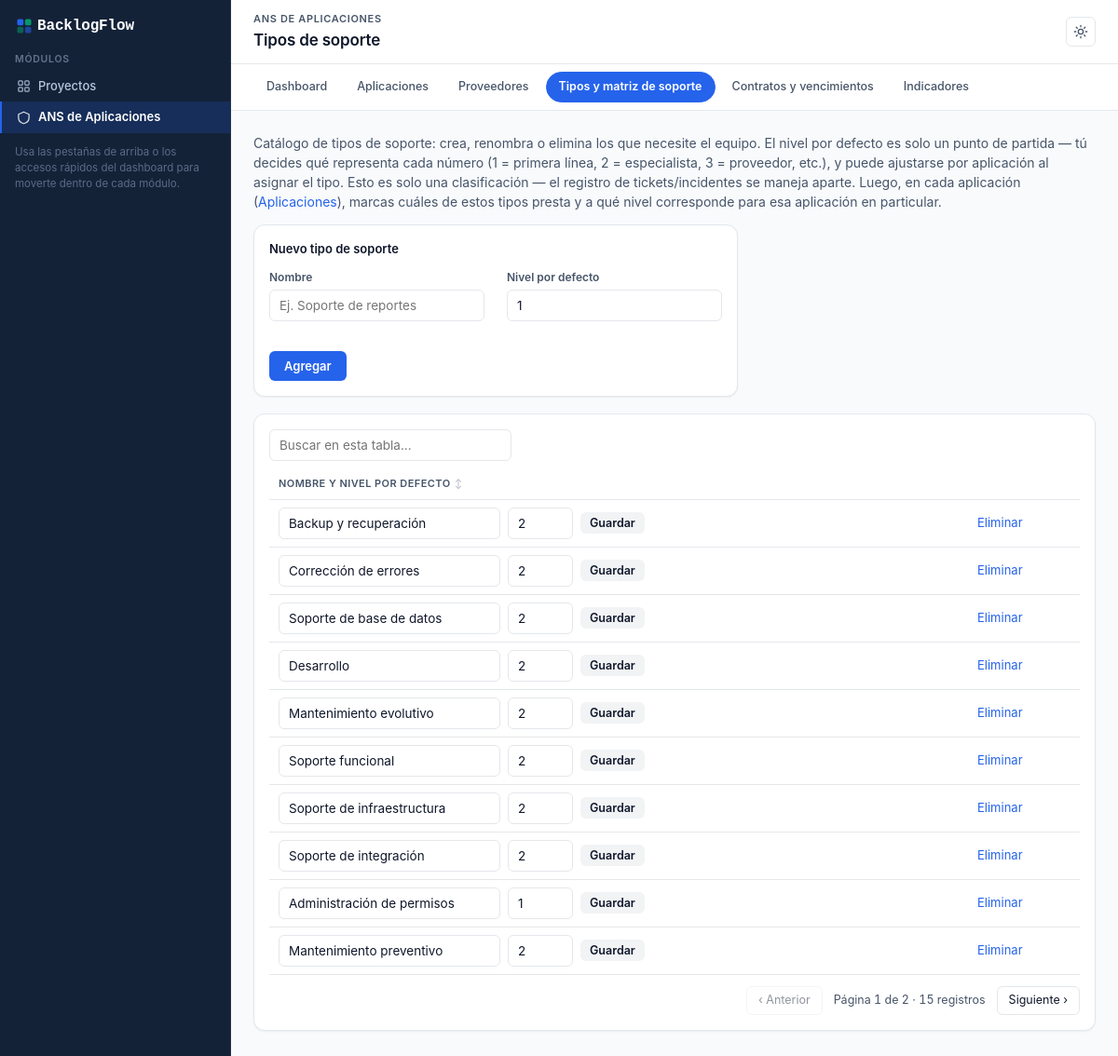
Screenshot of /index.php?r=sla/support-types/index with the database file from the repository.
### tables this page shows
CREATE TABLE cat_support_types (
    id TINYINT UNSIGNED AUTO_INCREMENT PRIMARY KEY,
    code VARCHAR(40) NOT NULL UNIQUE,
    name VARCHAR(120) NOT NULL COMMENT 'Display label — this catalog is user-editable (create/rename/delete), unlike the other cat_* tables',
    level TINYINT UNSIGNED NOT NULL DEFAULT 1 COMMENT 'Free escalation-tier number the team defines (1, 2, 3...), no fixed meaning',
    CONSTRAINT chk_support_type_level CHECK (level >= 1)
);

### app/Core/View.php (called while the page is built, shortened)
<?php
class View
{
    public static function render(string $view, array $data = [], string $module = 'projects'): void
    {
        extract($data, EXTR_SKIP);
        $viewFile = VIEWS_PATH . '/' . $view . '.php';
        require $viewFile;
        require VIEWS_PATH . '/layout/main.php';
    }
}

### app/Core/Controller.php (called while the page is built, shortened)
<?php
abstract class Controller
{
    protected function render(string $view, array $data = []): void
    {
        View::render($view, $data);
    }
}

### app/Controllers/Sla/SupportTypesController.php (called while the page is built, shortened)
<?php
class SupportTypesController extends Controller
{
    public function indexAction(): void
    {
        $this->render('sla/support-types/index', [
            'pageTitle' => 'Tipos de soporte',
            'activeModule' => 'sla-supporttypes',
            'supportTypes' => (new Catalog('cat_support_types'))->all('name ASC'),
        ]);
    }
}

### app/Core/Router.php (called while the page is built, shortened)
<?php
class Router
{
    public function dispatch(string $route, array $params = []): void
    {
        $segments = array_values(array_filter(explode('/', trim($route, '/'))));
        $action = $segments[2] ?? self::DEFAULT_ACTION;
        $id = $segments[3] ?? ($params['id'] ?? null);
        $controller = new $controllerClass();
        $actionMethod = $action . 'Action';
        $controller->$actionMethod($id, $params);
    }
}

### public/index.php (called while the page is built, shortened)
<?php
$route = $_GET['r'] ?? '';
(new Router())->dispatch($route, $_GET);

### app/Core/Model.php (called while the page is built, shortened)
<?php
abstract class Model
{
    protected PDO $db;
    protected string $table;
    public function __construct()
    {
        $this->db = Database::connection();
    }
    public function all(string $orderBy = 'id ASC'): array
    {
        return $this->db->query("SELECT * FROM {$this->table} ORDER BY {$orderBy}")->fetchAll();
    }
}

### app/Models/Catalog.php (called while the page is built, shortened)
<?php
class Catalog extends Model
{
    public function __construct(string $table)
    {
        $this->table = $table;
    }
    public function all(string $orderBy = 'id ASC'): array
    {
        $hasSortOrder = str_contains($this->table, 'statuses') || $this->table === 'cat_priorities' || $this->table === 'cat_criticality_levels';
        $order = $hasSortOrder ? 'sort_order ASC' : 'code ASC';
        return parent::all($order);
    }
}

### app/Views/sla/support-types/index.php (the view, shortened to what this page needs)
<p style="color:var(--color-muted-foreground);margin-top:0;">
    Catálogo de tipos de soporte: crea, renombra o elimina los que necesite el equipo. El nivel por defecto es
    solo un punto de partida — tú decides qué representa cada número (1 = primera línea, 2 = especialista, 3 =
    proveedor, etc.), y puede ajustarse por aplicación al asignar el tipo. Esto es solo una clasificación — el
    registro de tickets/incidentes se maneja aparte.
    Luego, en cada aplicación (<a href="/index.php?r=sla/applications/index">Aplicaciones</a>), marcas cuáles de
    estos tipos presta y a qué nivel corresponde para esa aplicación en particular.
</p>
<div class="card" style="max-width:520px;margin-bottom:18px;">
    <p class="card-title">Nuevo tipo de soporte</p>
    <form method="post" action="/index.php?r=sla/support-types/create" class="form-grid">
        <div class="form-group">
            <label>Nombre</label>
            <input type="text" name="name" required placeholder="Ej. Soporte de reportes">
        </div>
        <div class="form-group">
            <label>Nivel por defecto</label>
            <input type="number" name="level" min="1" step="1" value="1">
        </div>
        <div class="form-actions" style="grid-column:1/-1;">
            <button class="btn" type="submit">Agregar</button>
        </div>
    </form>
</div>
<div class="card">
    <div class="table-scroll"><table>
        <thead><tr><th>Nombre y nivel por defecto</th><th style="width:120px;"></th></tr></thead>
        <tbody>
        <?php foreach ($supportTypes as $st): ?>
            <tr>
                <td>
                    <form method="post" action="/index.php?r=sla/support-types/update/<?= $st['id'] ?>" style="display:flex;gap:8px;align-items:center;">
                        <input type="text" name="name" value="<?= htmlspecialchars($st['name']) ?>" style="max-width:260px;">
                        <input type="number" name="level" min="1" step="1" style="width:70px;" aria-label="Nivel de <?= htmlspecialchars($st['name']) ?>" value="<?= (int) $st['level'] ?>">
                        <button class="btn btn-secondary" type="submit" style="padding:4px 10px;font-size:12.5px;">Guardar</button>
                    </form>
                </td>
                <td><button type="button" class="link-button" data-confirm-delete="/index.php?r=sla/support-types/delete/<?= $st['id'] ?>" data-confirm-message="¿Eliminar el tipo de soporte «<?= htmlspecialchars($st['name']) ?>»?">Eliminar</button></td>
            </tr>
        <?php endforeach; ?>
        </tbody>
    </table></div>
</div>

### rows the page displays
cat_support_types: name "Backup y recuperación", level "2"
cat_support_types: name "Corrección de errores", level "2"
cat_support_types: name "Soporte de base de datos", level "2"
cat_support_types: name "Desarrollo", level "2"
cat_support_types: name "Mantenimiento evolutivo", level "2"
cat_support_types: name "Soporte funcional", level "2"
cat_support_types: name "Soporte de infraestructura", level "2"
cat_support_types: name "Soporte de integración", level "2"
cat_support_types: name "Administración de permisos", level "1"
cat_support_types: name "Mantenimiento preventivo", level "2"

### other values shown
$pageTitle "Tipos de soporte"
$item['label'] "Dashboard"
$item['label'] "Aplicaciones"
$item['label'] "Proveedores"
$item['label'] "Tipos y matriz de soporte"
$item['label'] "Contratos y vencimientos"
$item['label'] "Indicadores"
